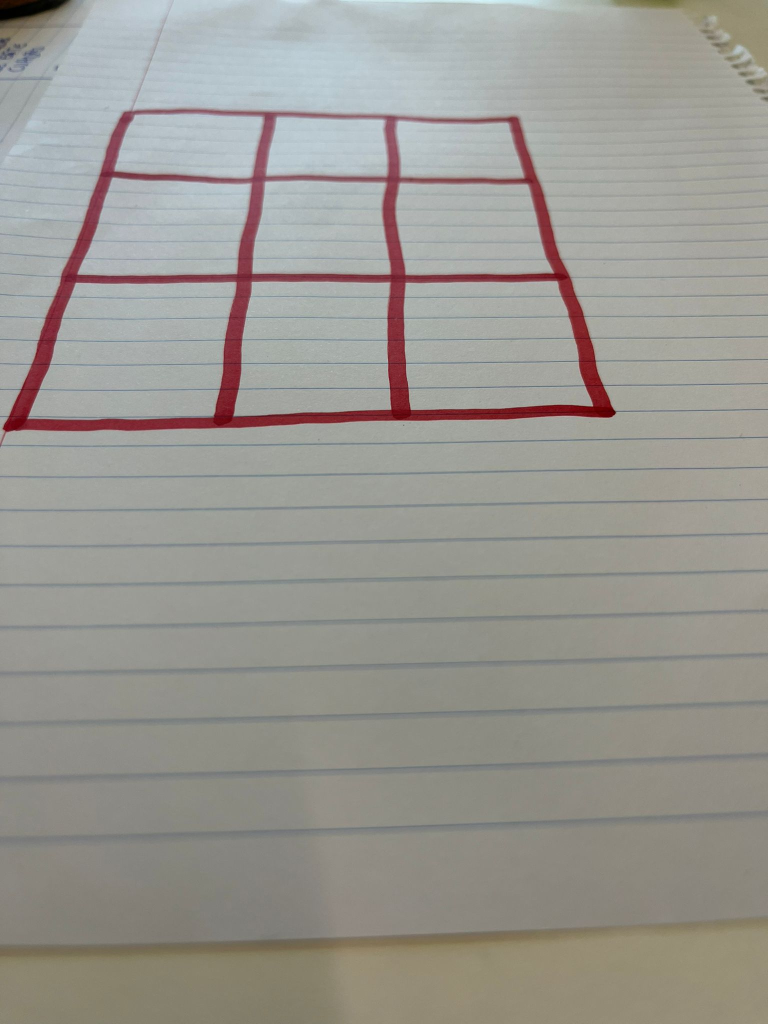
#> input picture Three_in_a_row/Research/book_image.jpg, 1536 x 2048 px, given in place of the camera (shown at 1/2 size)
$ jupyter execute --allow-errors try.ipynb   (older library calls are emulated)
#> lines starting #> are read from the running program, lines starting #| are printed output that depends on the picture; after the words box and inside, x2 and y2 are one past the last pixel; in counts of white or black regions, pixels touching at a corner belong together
#> further down, frame is the input picture: shape (2048, 1536, 3); mean B, G, R 145.2, 151.2, 153.2
#> `transformed_frame = cv2.warpPerspective(frame, M, (width, height))`:
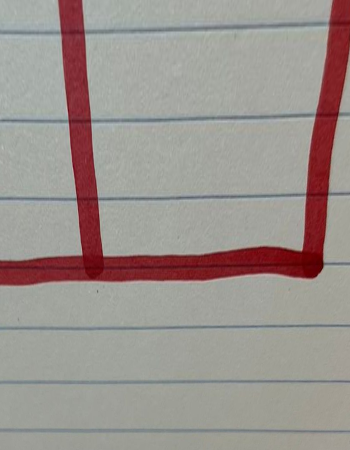
#> transformed_frame: shape (450, 350, 3); mean B, G, R 142.1, 146.5, 155.5
#> `transformed_frame = pil_image.rotate(180)`:
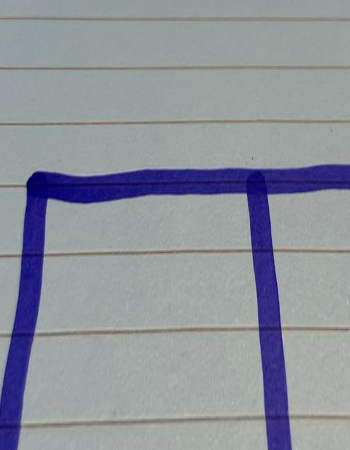
#> transformed_frame: PIL image 350x450 RGB; mean R, G, B 142.1, 146.5, 155.5
#> `gray = cv2.cvtColor(transformed_frame, cv2.COLOR_BGR2GRAY)`:
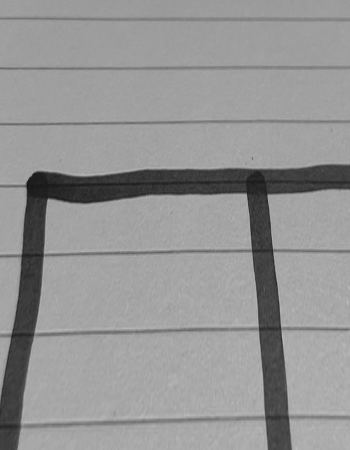
#> gray: shape (450, 350); min 17, max 191, mean 148.7
#> `edges = cv2.Canny(gray, low_threshold, high_threshold, apertureSize=3)`:
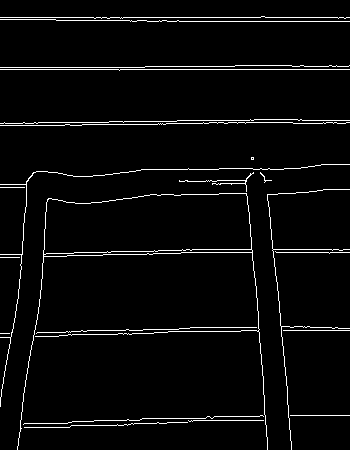
#> edges: shape (450, 350); 3.6% white in thin lines or dots
#> `contours, hierarchy = cv2.findContours(edges, cv2.RETR_EXTERNAL, cv2.C..`: contours = 22 contours, 21 with area under 20; largest, box (x1, y1, x2, y2) and area: (17, 193, 268, 450) 11596
#> the loop `for cnt in contours:` made 22 passes
#> after the loop `for cnt in contours:`: transformed_frame: shape (450, 350, 3); 0.02% of pixels changed, all inside (x1, y1, x2, y2) = (250, 156, 256, 162)
#> after the loop `for cnt in contours:`: squares = [(251, 157, 254, 160)]
[cell 1]
# Detecta la board en cada fotograma.
# Va cogiendo los 20 últimos fotogramas de la board y su resultado más común es el state de la board.
# Si se produce un cambio entre los dos últimos states te devuelve el output donde el robot tiene que poner el token (de forma random).
# Si los 3 tokens están en partida, se quita un token de una casilla y se pone en otra.

# ERRORES:
# No diferencia bien entre los tokens verdes y rojos

import cv2
import numpy as np
from collections import defaultdict
import random
import time
from PIL import Image


height, width = 450, 350

# Define the four corners of the tic tac toe board in the original frame

coordinates = [[694, 665], [1170, 666], [524, 1048], [1422, 1028]]


src_points = np.float32(coordinates)

# Define the four corners of the destination image
dst_points = np.float32([[0, 0], [width, 0], [0, height], [width, height]])


# Initialize a list that will contain the boards
boards = []

# Initialize a list that will contain the states of the board
results = [[[0, 0, 0], [0, 0, 0], [0, 0, 0]]]

result = [[0, 0, 0], [0, 0, 0], [0, 0, 0]]

# count of how many tokens you have placed on the board
tokens_placed = 0

# check for game_over function

def check_win(board):
    # Check rows
    for row in board:
        if len(set(row)) == 1 and row[0] != 0:
            return True

    # Check columns
    for col in range(3):
        if len(set([board[row][col] for row in range(3)])) == 1 and board[0][col] != 0:
            return True

    # Check diagonals
    if len(set([board[i][i] for i in range(3)])) == 1 and board[0][0] != 0:
        return True

    if len(set([board[i][2-i] for i in range(3)])) == 1 and board[0][2] != 0:
        return True

    return False

cap = cv2.VideoCapture(0)

#> (the rest of this cell did not finish here and is left out)

$ run again, on Three_in_a_row/Research/circle.jpg
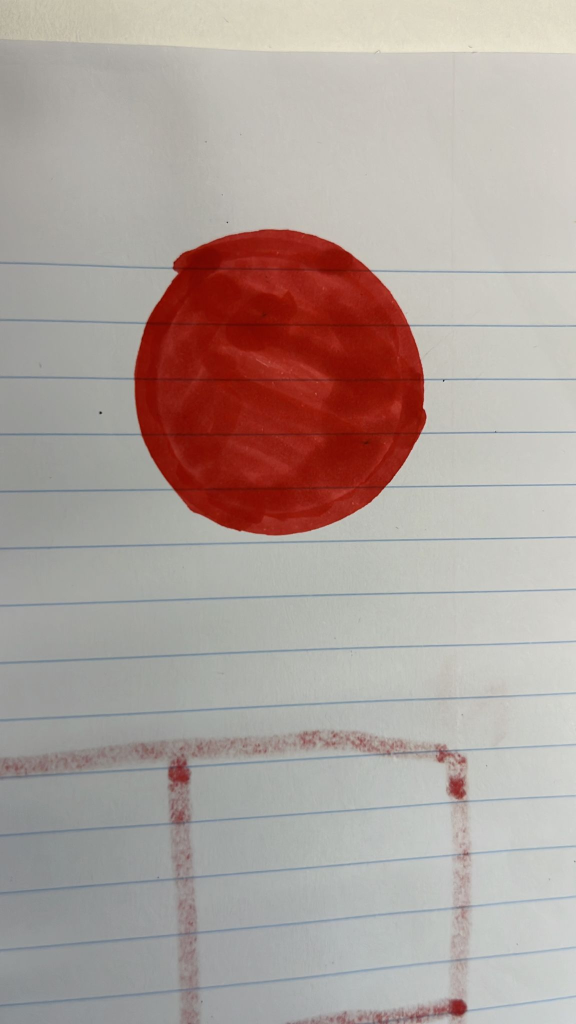
#> input picture Three_in_a_row/Research/circle.jpg, 1152 x 2048 px, given in place of the camera (shown at 1/2 size)
#> frame is the input picture: shape (2048, 1152, 3); mean B, G, R 155.4, 160.7, 174.3
#> `gray = cv2.cvtColor(transformed_frame, cv2.COLOR_BGR2GRAY)`:
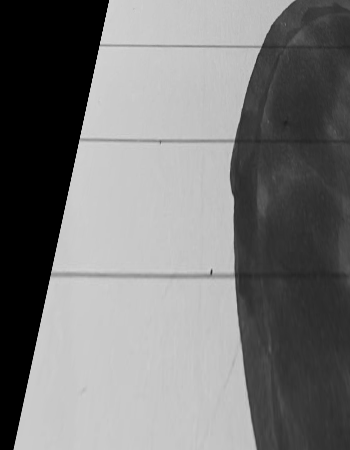
#> gray: shape (450, 350); min 0, max 212, mean 120.3
#> `edges = cv2.Canny(gray, low_threshold, high_threshold, apertureSize=3)`:
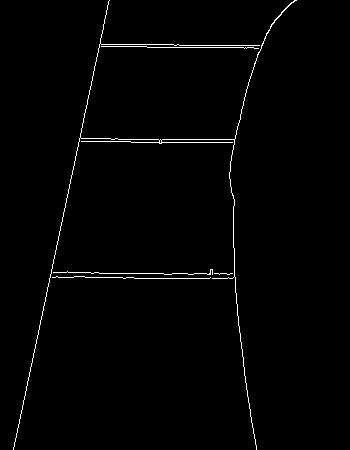
#> edges: shape (450, 350); 1.2% white in thin lines or dots, all inside (x1, y1, x2, y2) = (13, 0, 297, 450)
#> contours = 5 contours, 4 with area under 20; largest, box (x1, y1, x2, y2) and area: (13, 0, 297, 450) 43
#> the loop `for cnt in contours:` made 5 passes
#> after the loop `for cnt in contours:`: squares = []
